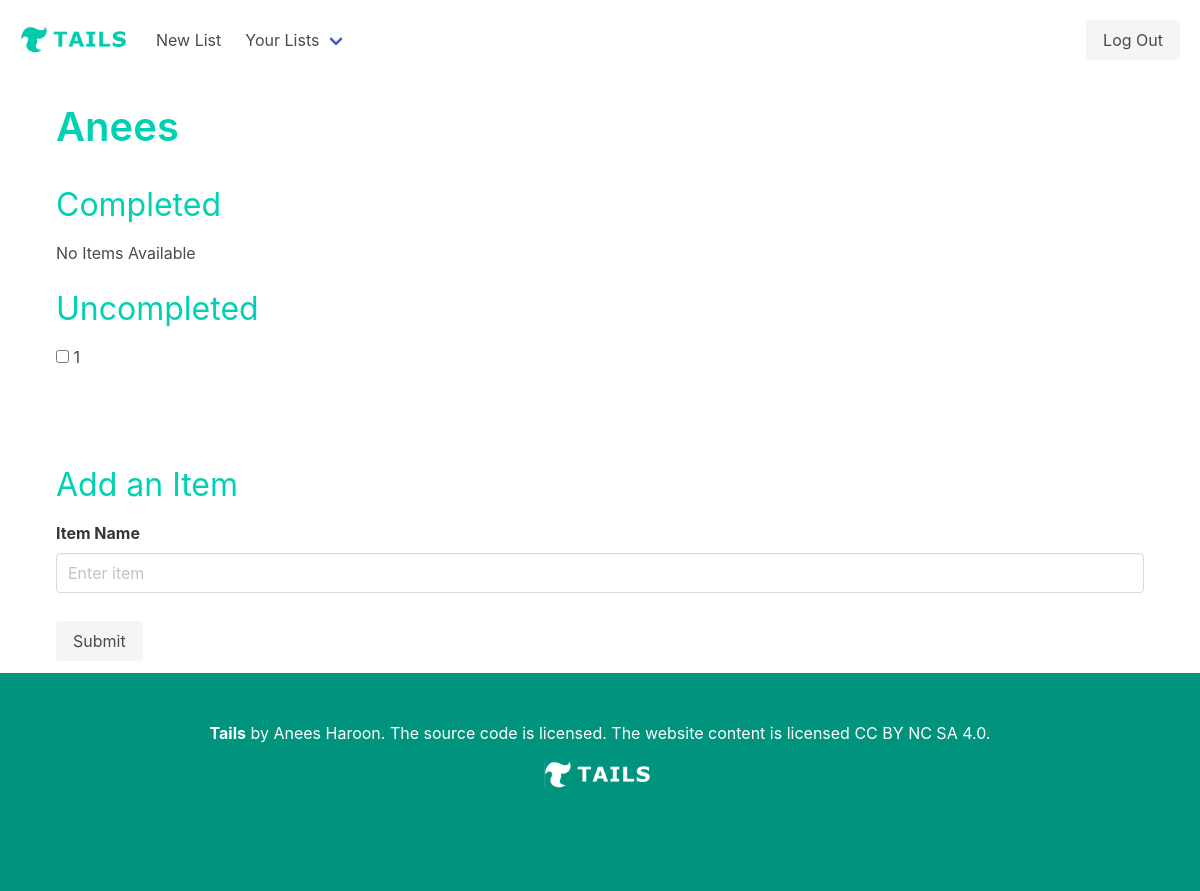
Page /lists/3/ (signed in) on the earlier database version.
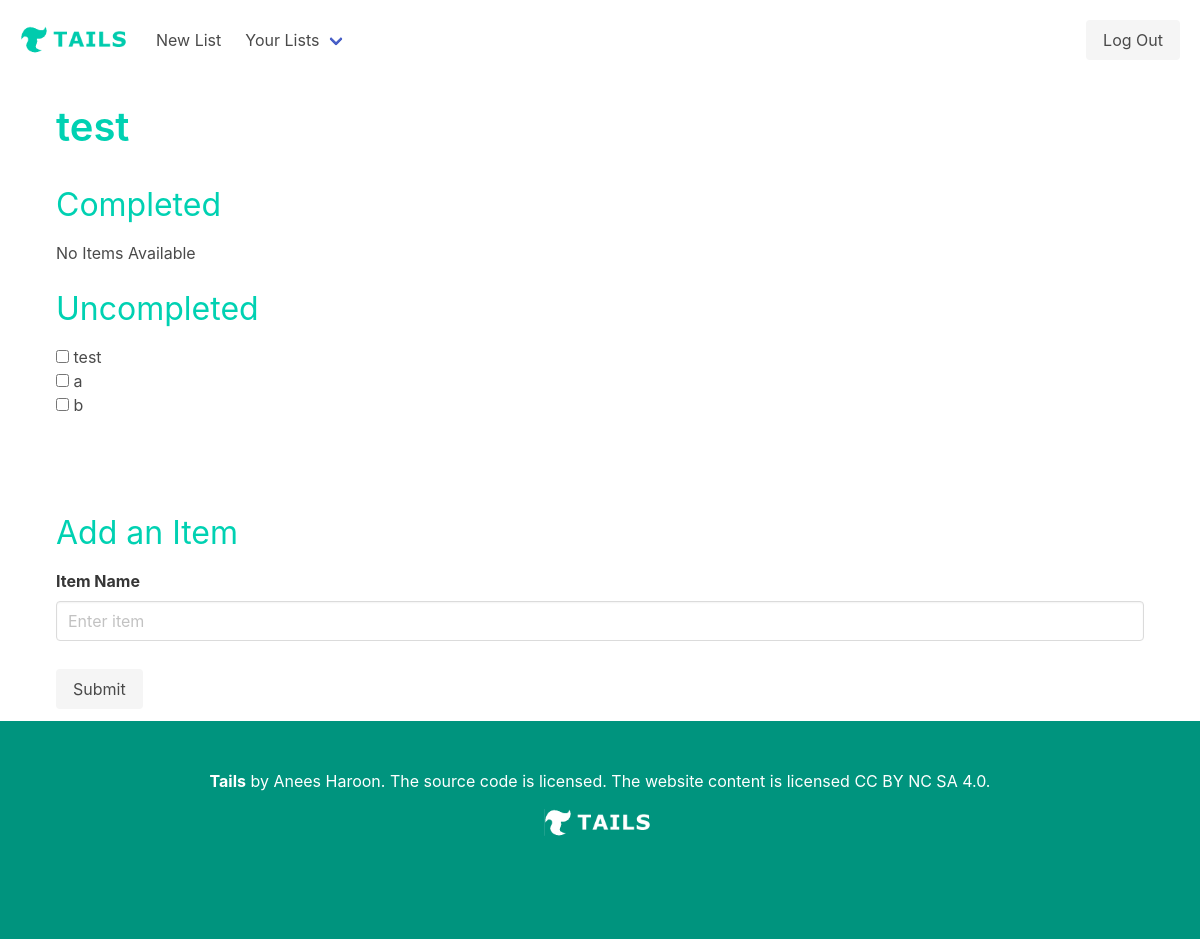
Same page on the later database version.
### db_schema.py (models this page shows, shortened)
class List(db.Model):
    __tablename__='lists'
    id = db.Column(db.Integer, primary_key=True)
    name = db.Column(db.Text())
    user_id = db.Column(db.Integer)  # this ought to be a "foreign key"

class ListItem(db.Model):
    __tablename__='items'
    id = db.Column(db.Integer, primary_key=True)
    name = db.Column(db.Text())
    completed = db.Column(db.Boolean())
    list_id = db.Column(db.Integer)  # this ought to be a "foreign key"

### lab.py (the view)
@app.route('/lists/<int:list_id>/', methods = ['GET', 'POST'])
def showlist(list_id):
    if current_user.is_authenticated:
        list = List.query.get_or_404(list_id)
        if list.id != current_user.id:
            return "Error: You do not have access"
        else:
            lists = List.query.filter_by(user_id=current_user.id).all()
            listItems = ListItem.query.filter_by(list_id=list_id).all()
            completed = ListItem.query.filter_by(list_id=list_id, completed=True).all()
            uncompleted = ListItem.query.filter_by(list_id=list_id, completed=False).all()
            return render_template('list.html', list=list, lists=lists, completed=completed, uncompleted=uncompleted)
    else:
        return "Error: user is not logged in"
    return render_template('list.html', list=list, lists=lists, completed=completed, uncompleted=uncompleted)

### lab.py (called while the page is built)
@login_manager.user_loader
def load_user(user_id):
    return User.query.filter_by(id=user_id).first()

### templates/list.html (shortened to what this page needs)
{% extends 'base.html' %}
{% block content %}
<body class= 'is-flex is-flex-direction-column is-justify-content-space-between'>
    <div class = "px-2 py-3">
        {% include 'components/navbar.html' %}
        <div class = 'my-3 px-6 py-5'>
            <h1 class = 'title has-text-primary is-2'>
                {{list.name}}
            </h1>
        </div>
        <div class = 'px-6 mb-5'>
            <h2 class = 'subtitle has-text-primary is-3 mb-4'>Completed</h2>
            {% for entry in completed %}
                    <input class="checkbox" type="checkbox" value={{entry.id}} checked>
                    {{entry.name}}
                <br>
            {% else %}
                <p>
                    No Items Available
                </p>
            {% endfor %}
        </div>
        <div class = 'px-6'>
            <h2 class = 'subtitle has-text-primary is-3 mb-4'>Uncompleted</h2>
            {% for entry in uncompleted %}
                <input class="checkbox" type="checkbox" value={{entry.id}}>
                {{entry.name}}
            <br>
            {% else %}
                <p>
                    No Items Available
                </p>
            {% endfor %}
        </div>
        <div class = "px-6 mt-6 pt-6">
            <h2 class = 'subtitle has-text-primary is-3 mb-4'>Add an Item</h2>
            <div class="field">
                <label for="listname" class="label">Item Name</label>
                <div class="control">
                    <input class="input" type="text" placeholder="Enter item">
                </div>
            </div>
            <button id = "submit" type='button' class="mt-4 button is-light">Submit</button>
        </div>
    </div>
    {% include 'components/footer.html' %}
</body>
{% endblock %}

Differences in the rows shown:
changed List: name "Anees" → "test"
changed ListItem: name "1" → "test"
now on this page (row edited): ListItem: name "a"
now on this page (row edited): ListItem: name "b"
